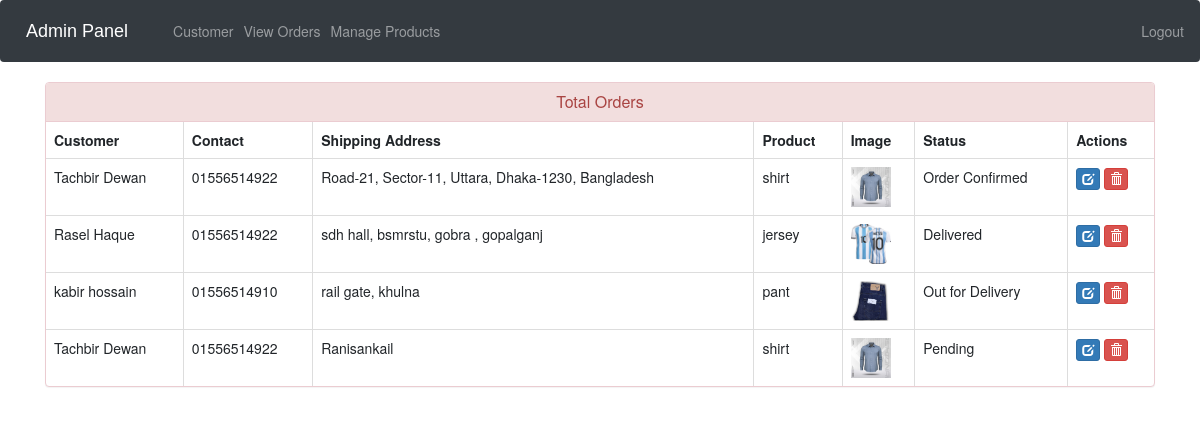
Page /admin-view-booking (signed in) on the committed database.
### ecom/models.py (models this page shows, shortened)
class Customer(models.Model):
    user=models.OneToOneField(User,on_delete=models.CASCADE)
    profile_pic= models.ImageField(upload_to='profile_pic/CustomerProfilePic/',null=True,blank=True)
    address = models.CharField(max_length=40)
    mobile = models.CharField(max_length=20,null=False)
    @property
    def get_name(self):
        return self.user.first_name+" "+self.user.last_name

class Orders(models.Model):
    STATUS =(
        ('Pending','Pending'),
        ('Order Confirmed','Order Confirmed'),
        ('Out for Delivery','Out for Delivery'),
        ('Delivered','Delivered'),
    )
    customer=models.ForeignKey('Customer', on_delete=models.CASCADE,null=True)
    product=models.ForeignKey('Product',on_delete=models.CASCADE,null=True)
    email = models.CharField(max_length=50,null=True)
    address = models.CharField(max_length=500,null=True)
    mobile = models.CharField(max_length=20,null=True)
    order_date= models.DateField(auto_now_add=True,null=True)
    status=models.CharField(max_length=50,null=True,choices=STATUS)

class Product(models.Model):
    name=models.CharField(max_length=40)
    product_image= models.ImageField(upload_to='product_image/',null=True,blank=True)
    price = models.PositiveIntegerField()
    description=models.CharField(max_length=40)

### ecom/views.py (the view)
# urls.py: path('admin-view-booking', views.admin_view_booking_view,name='admin-view-booking'),
@login_required(login_url='adminlogin')
def admin_view_booking_view(request):
    orders=models.Orders.objects.all()
    ordered_products=[]
    ordered_bys=[]
    for order in orders:
        ordered_product=models.Product.objects.all().filter(id=order.product.id)
        ordered_by=models.Customer.objects.all().filter(id = order.customer.id)
        ordered_products.append(ordered_product)
        ordered_bys.append(ordered_by)
    return render(request,'ecom/admin_view_booking.html',{'data':zip(ordered_products,ordered_bys,orders)})

### templates/ecom/admin_view_booking.html (shortened to what this page needs)
{% extends 'ecom/admin_base.html' %}
{% load static %}
{% block content %}
<head>
  <link href="//netdna.bootstrapcdn.com/bootstrap/3.0.0/css/bootstrap.min.css" rel="stylesheet" id="bootstrap-css">
</head>
<div class="container">
  <div class="panel panel-danger">
    <div class="panel-heading">
      <h6 class="panel-title">Total Orders</h6>
    </div>
    <table class="table table-hover table-bordered" id="dev-table">
      <thead>
        <tr>
          <th>Customer</th>
          <th>Contact</th>
          <th>Shipping Address</th>
          <th>Product</th>
          <th>Image</th>
          <th>Status</th>
          <th>Actions</th>
        </tr>
      </thead>
      {% for product,customer,order in data %}
      <tr>
        {% for c in customer %}
        <td> {{c.get_name}}</td>
        <td>{{c.mobile}}</td>
        <td>{{order.address}}</td>
        {% endfor %}
        {% for p in product %}
        <td> {{p.name}}</td>
        <td> <img src="{% static p.product_image.url %}" alt="Profile Pic" height="40px" width="40px" /></td>
        <td>{{order.status}}</td>
        <td><a class="btn btn-primary btn-xs" href="{% url 'update-order' order.id  %}"><span class="glyphicon glyphicon-edit"></span></a>
        <a class="btn btn-danger btn-xs" href="{% url 'delete-order' order.id  %}"><span class="glyphicon glyphicon-trash"></span></a></td>
        {% endfor %}
      </tr>
      {% endfor %}
    </table>
  </div>
</div>
{% endblock content %}

### templates/ecom/admin_view_booking.html (style rules this page uses)
a:link { text-decoration: none; }
h6 { text-align: center; }

### rows in the picture
Orders: address "Road-21, Sector-11, Uttara, Dhaka-1230, Bangladesh", status "Order Confirmed"
Customer: get_name "Tachbir Dewan", mobile "01556514922"
Product: name "shirt", product_image (picture)
Orders: address "sdh hall, bsmrstu, gobra , gopalganj", status "Delivered"
Customer: get_name "Rasel Haque", mobile "01556514922"
Product: name "jersey", product_image (picture)
Orders: address "rail gate, khulna", status "Out for Delivery"
Customer: get_name "kabir hossain", mobile "01556514910"
Product: name "pant", product_image (picture)
Orders: address "Ranisankail", status "Pending"
